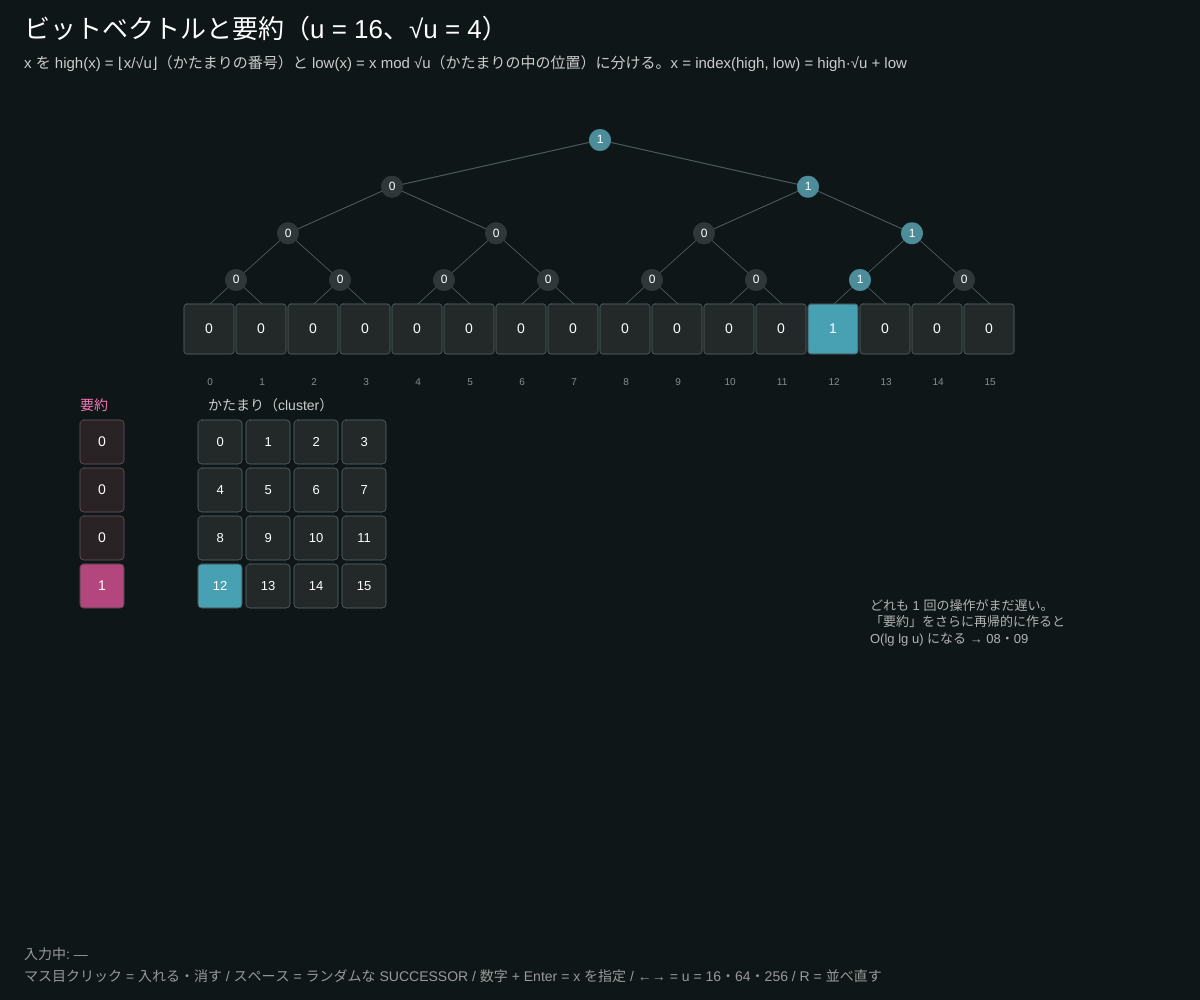
Frame 1 (no input)
Frame 60 (no input): identical to frame 1, image omitted
Frame 120 (the mouse pressed at the canvas centre since frame 60): identical to frame 1, image omitted

The p5.js sketch that drew this single still picture (run headless with seeded random() and noise() and a simulated clock; from frame 60 on, the mouse is pressed at the canvas centre):

// p5.js sketch
// ── sketch.js
// ============================================
// 07 ビットベクトルと要約 ─ van Emde Boas 木への準備
// 0〜u−1 の整数の集合を、u 個の 0/1 で表す。「x の次に大きい要素（SUCCESSOR）」を 3 つの方法で探して比べる
// 黄 = 端から順に見る O(u) / 水色 = 上に OR の 2 分木を重ねる O(lg u) / ピンク = √u 個ずつの「かたまり」と要約 O(√u)
// マス目クリック = 入れる・消す / スペース = ランダムな x の SUCCESSOR / 数字 + Enter = x を指定 / ←→ = u（16・64・256）/ R = 並べ直す
// ============================================

let U = 16;           // ★ 全体の大きさ u（4 の累乗にすると √u が整数）
let DENSITY = 0.15;   // ★ 最初に 1 にする割合
let SPEED = 0.18;     // ★ 1 歩の秒数

let bits = [], q = null;
let seqs = null, si = 0, timer = 0;
let typed = '';
let rowCells = [], gridCells = [];

function setup() {
  createCanvas(windowWidth, windowHeight);
  colorMode(HSB, 360, 100, 100, 100);
  reset();
}

function reset() {
  bits = Array.from({ length: U }, () => (random() < DENSITY ? 1 : 0));
  seqs = null; q = null;
}

const S = () => round(sqrt(U));
const high = (x) => floor(x / S());
const low = (x) => x % S();
const index = (h, l) => h * S() + l;
function summary() { let s = []; for (let h = 0; h < S(); h++) { s.push(0); for (let l = 0; l < S(); l++) if (bits[index(h, l)]) s[h] = 1; } return s; }
function treeLevels() {
  let L = [bits.slice()];
  while (L[L.length - 1].length > 1) { let p = L[L.length - 1], n = []; for (let i = 0; i < p.length; i += 2) n.push(p[i] | p[i + 1]); L.push(n); }
  return L;
}

// 3 つの方法で SUCCESSOR(x) を探し、見た場所を記録する
function query(x) {
  x = constrain(x, 0, U - 1);
  q = x; si = 0; timer = 0;
  // ① 端から順に
  let naive = [], ans = null;
  for (let i = x + 1; i < U; i++) { naive.push(i); if (bits[i]) { ans = i; break; } }
  // ② OR の 2 分木：上って、右の兄弟が 1 なら下る
  let L = treeLevels(), tree = [], lv = 0, i = x;
  tree.push([0, x]);
  let found = false;
  while (lv < L.length - 1) {
    if (i % 2 === 0 && L[lv][i + 1]) {
      i = i + 1; tree.push([lv, i]);
      while (lv > 0) { lv--; i = L[lv][2 * i] ? 2 * i : 2 * i + 1; tree.push([lv, i]); }
      found = true; break;
    }
    lv++; i = floor(i / 2); tree.push([lv, i]);
  }
  // ③ かたまりと要約
  let sm = summary(), clus = [], h = high(x);
  for (let l = low(x) + 1; l < S(); l++) { clus.push(['c', index(h, l)]); if (bits[index(h, l)]) break; }
  if (!clus.length || !bits[clus[clus.length - 1][1]]) {
    let nh = -1;
    for (let g = h + 1; g < S(); g++) { clus.push(['s', g]); if (sm[g]) { nh = g; break; } }
    if (nh >= 0) for (let l = 0; l < S(); l++) { clus.push(['c', index(nh, l)]); if (bits[index(nh, l)]) break; }
  }
  seqs = { naive, tree, clus, ans, treeOK: U <= 64 };
}

function draw() {
  background(190, 35, 9);
  if (seqs) {
    timer += deltaTime / 1000;
    if (timer > SPEED) { timer = 0; si++; }
  }
  let sm = summary(), s = S();
  textAlign(LEFT, TOP); noStroke(); fill(0, 0, 100); textSize(26);
  text(`ビットベクトルと要約（u = ${U}、√u = ${s}）`, 24, 18);
  textSize(15); fill(0, 0, 80);
  text(`x を high(x) = ⌊x/√u⌋（かたまりの番号）と low(x) = x mod √u（かたまりの中の位置）に分ける。x = index(high, low) = high·√u + low`, 24, 56);

  // ---------- 上：1 列のビットベクトル + OR の木 ----------
  rowCells = [];
  let cw = min(52, (width - 80) / U), x0 = width / 2 - (U * cw) / 2, rowY = U <= 64 ? 330 : 170;
  let L = treeLevels();
  let tvis = seqs ? seqs.tree.slice(0, si + 1) : [];
  if (U <= 64) {
    let ly = (lv) => (lv === 0 ? rowY - cw / 2 : rowY - 50 - (lv - 1) * (140 / max(1, L.length - 2)));
    for (let lv = L.length - 1; lv >= 1; lv--) {
      let n = L[lv].length, w = (U * cw) / n, y = ly(lv);
      for (let i = 0; i < n; i++) {
        let cx = x0 + (i + 0.5) * w, cy = y;
        let cyc = ly(lv - 1);
        stroke(190, 20, 40); strokeWeight(1);
        line(cx, cy, x0 + (2 * i + 0.5) * (w / 2), cyc); line(cx, cy, x0 + (2 * i + 1.5) * (w / 2), cyc);
        let vis = tvis.some(([a, b]) => a === lv && b === i);
        noStroke(); fill(vis ? color(185, 80, 100) : L[lv][i] ? color(190, 50, 60) : color(190, 15, 22));
        circle(cx, cy, min(22, w * 0.7));
        fill(0, 0, 100); textAlign(CENTER, CENTER); textSize(min(12, w * 0.45)); text(L[lv][i], cx, cy);
      }
    }
  }
  for (let i = 0; i < U; i++) {
    let x = x0 + i * cw, vis = seqs && seqs.naive.slice(0, si + 1).includes(i), tv = tvis.some(([a, b]) => a === 0 && b === i);
    stroke(q === i ? color(0, 0, 100) : color(190, 20, 35)); strokeWeight(q === i ? 3 : 1);
    fill(bits[i] ? color(190, 60, 70) : color(190, 15, 16));
    rect(x, rowY - cw / 2, cw - 2, cw - 2, 3);
    if (vis) { noStroke(); fill(55, 90, 100, 60); rect(x, rowY + cw / 2 + 2, cw - 2, 6); }
    if (tv) { noStroke(); fill(185, 80, 100); rect(x, rowY + cw / 2 + 10, cw - 2, 6); }
    noStroke(); fill(0, 0, 100); textAlign(CENTER, CENTER); textSize(min(14, cw * 0.5));
    if (cw > 14) text(bits[i], x + cw / 2 - 1, rowY - 1);
    if (cw > 24) { fill(0, 0, 55); textSize(10); text(i, x + cw / 2, rowY + cw / 2 + 26); }
    rowCells.push({ x, y: rowY - cw / 2, w: cw, i });
  }

  // ---------- 下：√u × √u のかたまり + 要約 ----------
  gridCells = [];
  let gy0 = rowY + 90, gh = height - gy0 - 120, gc = min(48, gh / s, (width - 400) / (s + 2));
  let gx0 = 150;
  let cvis = seqs ? seqs.clus.slice(0, si + 1) : [];
  textAlign(LEFT, CENTER); fill(330, 50, 95); textSize(14); text('要約', gx0 - 70, gy0 - 14);
  fill(0, 0, 80); text('かたまり（cluster）', gx0 + gc + 10, gy0 - 14);
  for (let h = 0; h < s; h++) {
    let y = gy0 + h * gc;
    let sv = cvis.some(([t, v]) => t === 's' && v === h);
    stroke(sv ? color(330, 80, 100) : color(330, 20, 35)); strokeWeight(sv ? 3 : 1);
    fill(sm[h] ? color(330, 60, 70) : color(330, 15, 16));
    rect(gx0 - 70, y, gc - 4, gc - 4, 4);
    noStroke(); fill(0, 0, 100); textAlign(CENTER, CENTER); textSize(min(14, gc * 0.45)); text(sm[h], gx0 - 70 + gc / 2 - 2, y + gc / 2 - 2);
    for (let l = 0; l < s; l++) {
      let i = index(h, l), x = gx0 + (l + 1) * gc;
      let cv = cvis.some(([t, v]) => t === 'c' && v === i);
      stroke(q === i ? color(0, 0, 100) : cv ? color(330, 80, 100) : color(190, 20, 35)); strokeWeight(q === i || cv ? 3 : 1);
      fill(bits[i] ? color(190, 60, 70) : color(190, 15, 16));
      rect(x, y, gc - 4, gc - 4, 4);
      noStroke(); fill(0, 0, 100); textSize(min(13, gc * 0.4));
      if (gc > 20) text(i, x + gc / 2 - 2, y + gc / 2 - 2);
      gridCells.push({ x, y, w: gc - 4, i });
    }
  }

  // ---------- 結果と比較 ----------
  let px = width - 330, py = gy0;
  textAlign(LEFT, TOP); noStroke();
  if (seqs) {
    let done = (a) => min(si + 1, a.length);
    fill(0, 0, 100); textSize(18);
    text(`SUCCESSOR(${q}) = ${seqs.ans === null ? 'なし（NIL）' : seqs.ans}`, px, py);
    textSize(15);
    fill(55, 90, 100); text(`黄：端から順に ${done(seqs.naive)} マス（最悪 u = ${U}）`, px, py + 40);
    fill(185, 80, 100); text(seqs.treeOK ? `水色：OR の木 ${done(seqs.tree)} 歩（最悪 2 lg u = ${2 * log(U) / log(2)}）` : '水色：OR の木（u ≤ 64 で表示）', px, py + 66);
    fill(330, 70, 100); text(`ピンク：要約 ${done(seqs.clus)} マス（最悪 3√u = ${3 * s}）`, px, py + 92);
  }
  // マウスの下の x
  let hov = [...rowCells, ...gridCells].find((c) => mouseX > c.x && mouseX < c.x + c.w && mouseY > c.y && mouseY < c.y + c.w);
  if (hov) { fill(0, 0, 90); textSize(15); text(`x = ${hov.i} → high = ${high(hov.i)}, low = ${low(hov.i)}　（${high(hov.i)}·${s} + ${low(hov.i)}）`, px, py + 140); }
  fill(0, 0, 70); textSize(13);
  text('どれも 1 回の操作がまだ遅い。\n「要約」をさらに再帰的に作ると\nO(lg lg u) になる → 08・09', px, py + 180);

  fill(0, 0, 60); textSize(14);
  text(`入力中: ${typed || '―'}`, 24, height - 52);
  text('マス目クリック = 入れる・消す / スペース = ランダムな SUCCESSOR / 数字 + Enter = x を指定 / ←→ = u = 16・64・256 / R = 並べ直す', 24, height - 30);
}

function mousePressed() {
  let c = [...rowCells, ...gridCells].find((c) => mouseX > c.x && mouseX < c.x + c.w && mouseY > c.y && mouseY < c.y + c.w);
  if (c) { bits[c.i] ^= 1; seqs = null; q = null; }
}

function keyPressed() {
  if (key === 'ArrowRight') { U = U === 16 ? 64 : 256; reset(); return; }
  if (key === 'ArrowLeft') { U = U === 256 ? 64 : 16; reset(); return; }
  if (key >= '0' && key <= '9') { typed = (typed + key).slice(-3); return; }
  if (key === 'Backspace') { typed = typed.slice(0, -1); return; }
  if (key === 'Enter' && typed) { query(int(typed)); typed = ''; return; }
  if (key === ' ') { query(floor(random(U))); return false; }
  if (key === 'r' || key === 'R') reset();
}

function windowResized() { resizeCanvas(windowWidth, windowHeight); }
